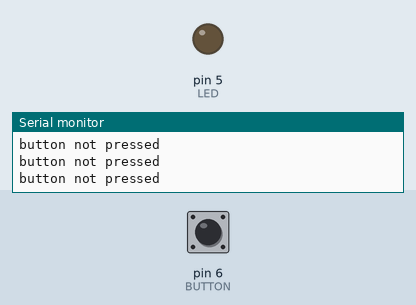
Recording of a sketch running on a simulated Arduino Uno, built for the host (arithmetic inside an expression is 32-bit, double 64-bit). Parts: output pins drawn as LEDs (lit = HIGH), the last lines printed to the serial monitor. The inputs (shaded band) are chosen by the test bench; at power-on: pin 6 (BUTTON) LOW.

Above: at 1.2 s.
1.3 s: pin 6 (BUTTON) pulled HIGH for 0.15 s
At 1.4 s:
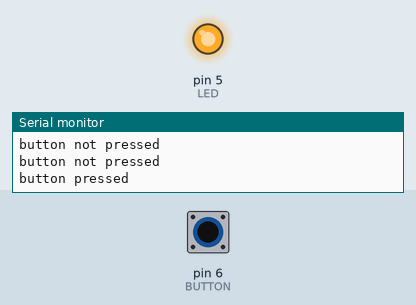
3.0 s: pin 6 (BUTTON) pulled HIGH for 3.2 s
At 7.0 s:
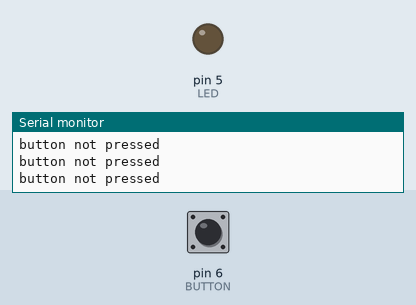
Timing chart, 0 to 8.5 s (numbered marks = the images above; inputs shaded):
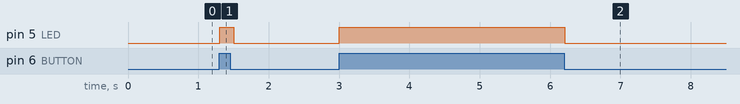

Measured:
- after the input at 1.3 s, pin 5 (LED): LOW → HIGH at once, → LOW 0.20 s later
- after the input at 3.0 s, pin 5 (LED): LOW → HIGH at once, → LOW 3.2 s later

The sketch:

pushbutton_led.ino
```cpp
#define LED 5
#define BUTTON 6
void setup() {
  // put your setup code here, to run once:
  // pinMode(LED, INPUT_PULLDOWN);
  Serial.begin(115200);
  pinMode(BUTTON, INPUT_PULLDOWN);
  pinMode(LED, OUTPUT);

}

void loop() {
  // put your main code here, to run repeatedly:
  if(digitalRead(BUTTON)) {
    digitalWrite(LED, HIGH);
    Serial.print("button pressed\n");
    delay(100);
  } else {
    digitalWrite(LED, LOW);
    Serial.print("button not pressed\n");
    delay(100);
  }
  // digitalWrite(LED, HIGH);

}
```
